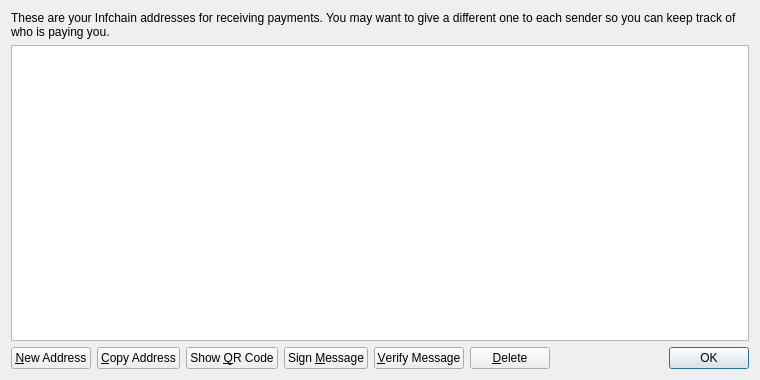
<?xml version="1.0" encoding="UTF-8"?>
<ui version="4.0">
 <class>AddressBookPage</class>
 <widget class="QWidget" name="AddressBookPage">
  <property name="geometry">
   <rect>
    <x>0</x>
    <y>0</y>
    <width>760</width>
    <height>380</height>
   </rect>
  </property>
  <property name="windowTitle">
   <string>Address Book</string>
  </property>
  <layout class="QVBoxLayout" name="verticalLayout">
   <item>
    <widget class="QLabel" name="labelExplanation">
     <property name="text">
      <string>These are your Infchain addresses for receiving payments. You may want to give a different one to each sender so you can keep track of who is paying you.</string>
     </property>
     <property name="textFormat">
      <enum>Qt::PlainText</enum>
     </property>
     <property name="wordWrap">
      <bool>true</bool>
     </property>
    </widget>
   </item>
   <item>
    <widget class="QTableView" name="tableView">
     <property name="contextMenuPolicy">
      <enum>Qt::CustomContextMenu</enum>
     </property>
     <property name="toolTip">
      <string>Double-click to edit address or label</string>
     </property>
     <property name="tabKeyNavigation">
      <bool>false</bool>
     </property>
     <property name="selectionMode">
      <enum>QAbstractItemView::SingleSelection</enum>
     </property>
     <property name="selectionBehavior">
      <enum>QAbstractItemView::SelectRows</enum>
     </property>
     <property name="sortingEnabled">
      <bool>true</bool>
     </property>
     <attribute name="verticalHeaderVisible">
      <bool>false</bool>
     </attribute>
    </widget>
   </item>
   <item>
    <layout class="QHBoxLayout" name="horizontalLayout">
     <item>
      <widget class="QPushButton" name="newAddressButton">
       <property name="toolTip">
        <string>Create a new address</string>
       </property>
       <property name="text">
        <string>&amp;New Address</string>
       </property>
      </widget>
     </item>
     <item>
      <widget class="QPushButton" name="copyToClipboard">
       <property name="toolTip">
        <string>Copy the currently selected address to the system clipboard</string>
       </property>
       <property name="text">
        <string>&amp;Copy Address</string>
       </property>
      </widget>
     </item>
     <item>
      <widget class="QPushButton" name="showQRCode">
       <property name="text">
        <string>Show &amp;QR Code</string>
       </property>
      </widget>
     </item>
     <item>
      <widget class="QPushButton" name="signMessage">
       <property name="toolTip">
        <string>Sign a message to prove you own a Infchain address</string>
       </property>
       <property name="text">
        <string>Sign &amp;Message</string>
       </property>
      </widget>
     </item>
     <item>
      <widget class="QPushButton" name="verifyMessage">
       <property name="toolTip">
        <string>Verify a message to ensure it was signed with a specified Infchain address</string>
       </property>
       <property name="text">
        <string>&amp;Verify Message</string>
       </property>
      </widget>
     </item>
     <item>
      <widget class="QPushButton" name="deleteButton">
       <property name="toolTip">
        <string>Delete the currently selected address from the list</string>
       </property>
       <property name="text">
        <string>&amp;Delete</string>
       </property>
      </widget>
     </item>
     <item>
      <spacer name="horizontalSpacer">
       <property name="orientation">
        <enum>Qt::Horizontal</enum>
       </property>
       <property name="sizeHint" stdset="0">
        <size>
         <width>40</width>
         <height>20</height>
        </size>
       </property>
      </spacer>
     </item>
     <item>
      <widget class="QDialogButtonBox" name="buttonBox">
       <property name="sizePolicy">
        <sizepolicy hsizetype="Maximum" vsizetype="Fixed">
         <horstretch>0</horstretch>
         <verstretch>0</verstretch>
        </sizepolicy>
       </property>
       <property name="standardButtons">
        <set>QDialogButtonBox::Ok</set>
       </property>
      </widget>
     </item>
    </layout>
   </item>
  </layout>
 </widget>
 <resources>
  <include location="../bitcoin.qrc"/>
 </resources>
 <connections/>
</ui>
